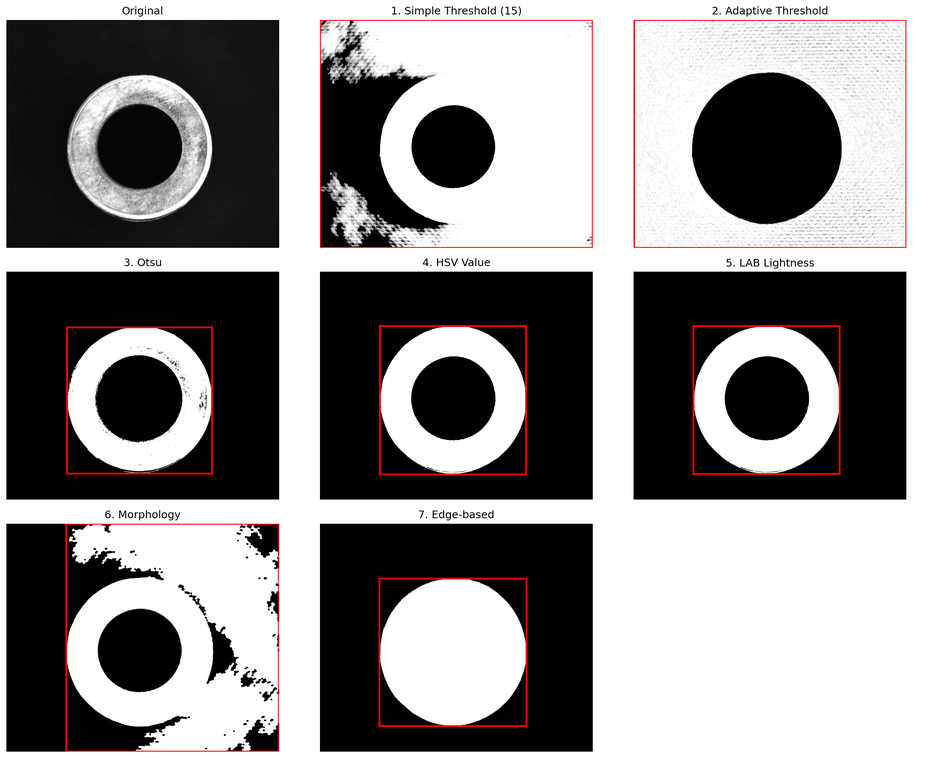
#> input picture oring_detection_test_Image_20260130155645509.png, 931 x 758 px, shrunk from 2191 x 1783 before the run
$ python -i test_oring_detection.py   (imports and definitions only)
#> lines starting #> are read from the running program, lines starting #| are printed output that depends on the picture; after the words box and inside, x2 and y2 are one past the last pixel; in counts of white or black regions, pixels touching at a corner belong together
#> further down, picture is the input picture: shape (758, 931, 3); mean B, G, R 139.6, 139.6, 142.1
"""
Advanced o-ring detection using various image processing techniques.
Tests different methods to see which works best for isolating the o-ring.
"""

import cv2
import numpy as np
from pathlib import Path
import matplotlib.pyplot as plt


# [52 lines left out: functions method1_simple_threshold, method2_adaptive_threshold, method3_otsu, method4_hsv_based, method5_lab_based, method6_morphology, not called in this run]


def method7_edge_based(image):
    """Edge detection to find o-ring boundary."""
    gray = cv2.cvtColor(image, cv2.COLOR_BGR2GRAY)
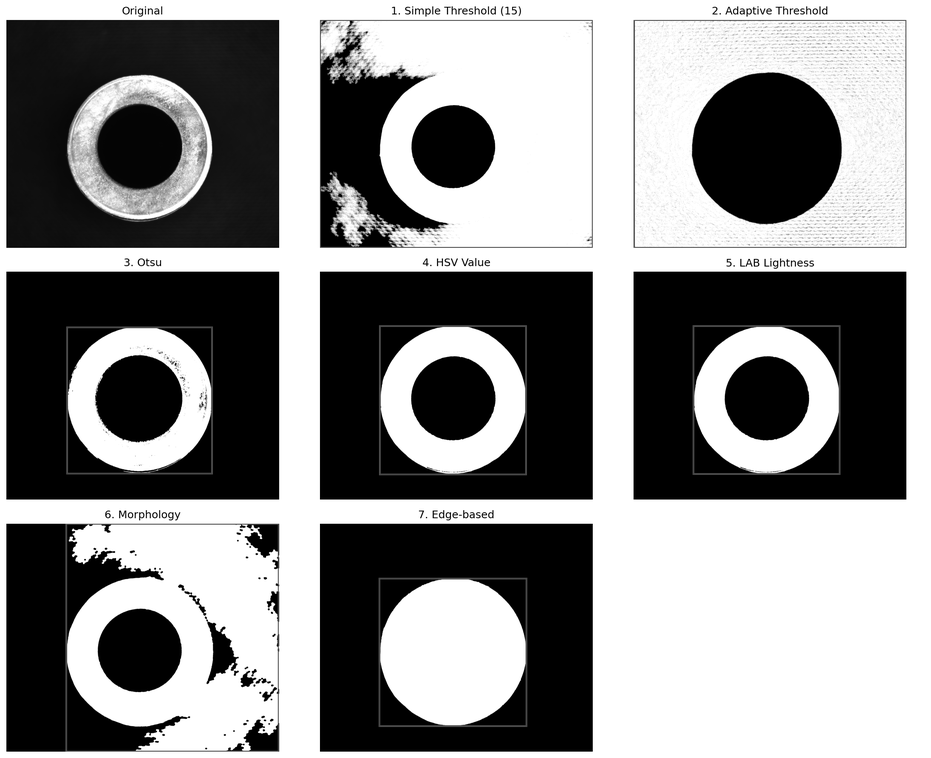
#> gray: shape (758, 931); min 0, max 255, mean 140.3

    # Apply CLAHE
    clahe = cv2.createCLAHE(clipLimit=3.0, tileGridSize=(8, 8))
    enhanced = clahe.apply(gray)
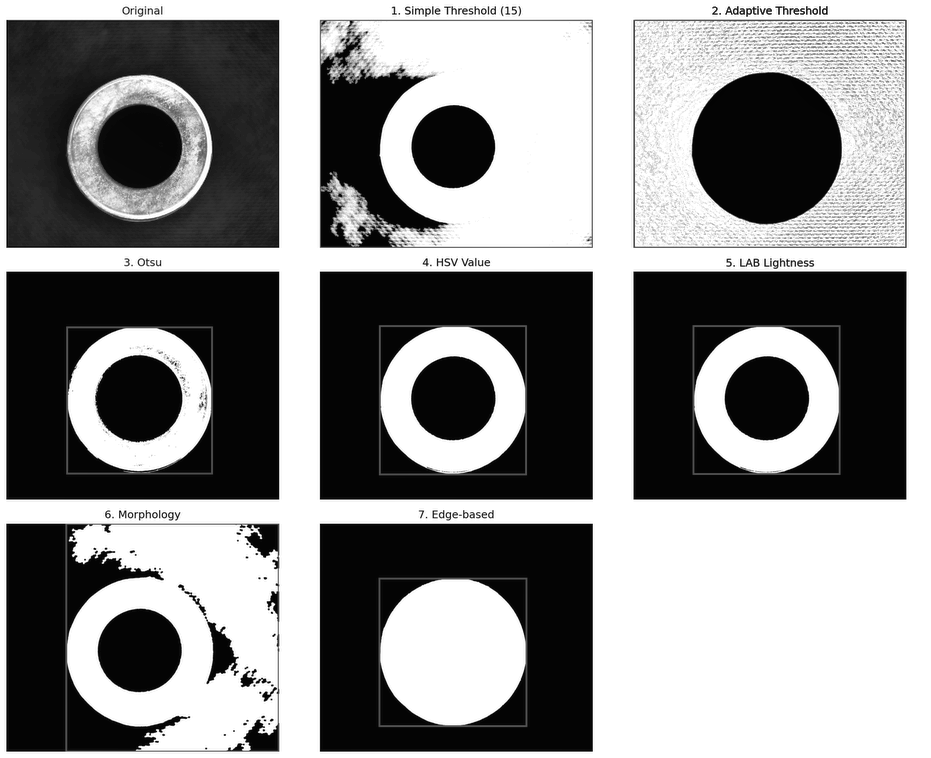
#> enhanced: shape (758, 931); min 1, max 255, mean 141.4

    # Edge detection
    edges = cv2.Canny(enhanced, 30, 100)
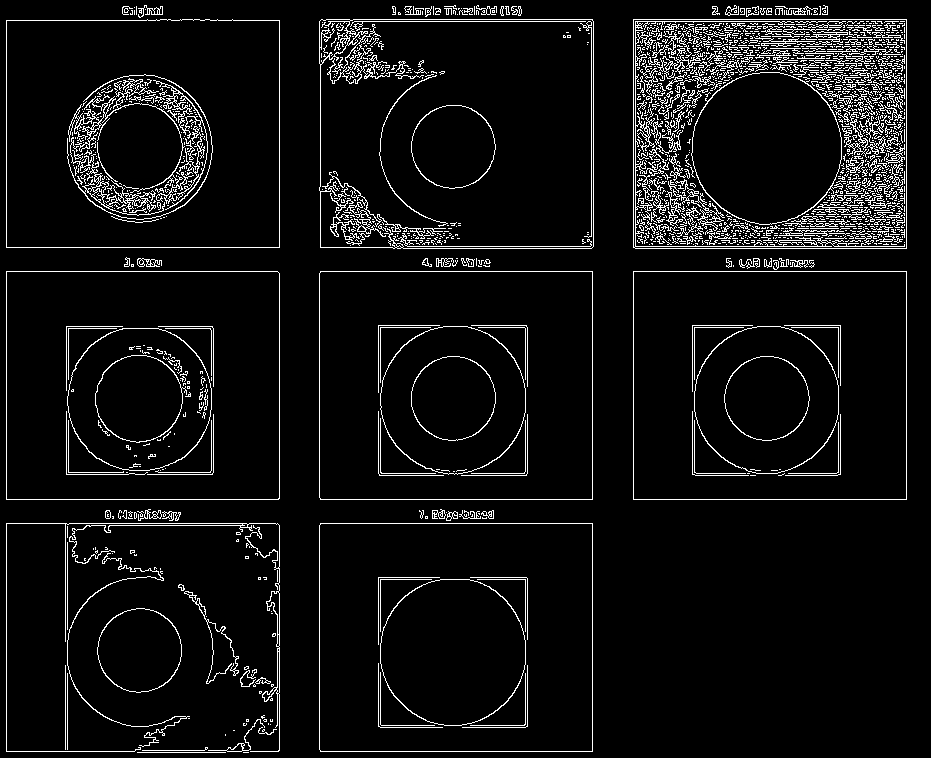
#> edges: shape (758, 931); 6.4% white in thin lines or dots

    # Dilate to connect edges
    kernel = np.ones((5, 5), np.uint8)
    dilated = cv2.dilate(edges, kernel, iterations=2)
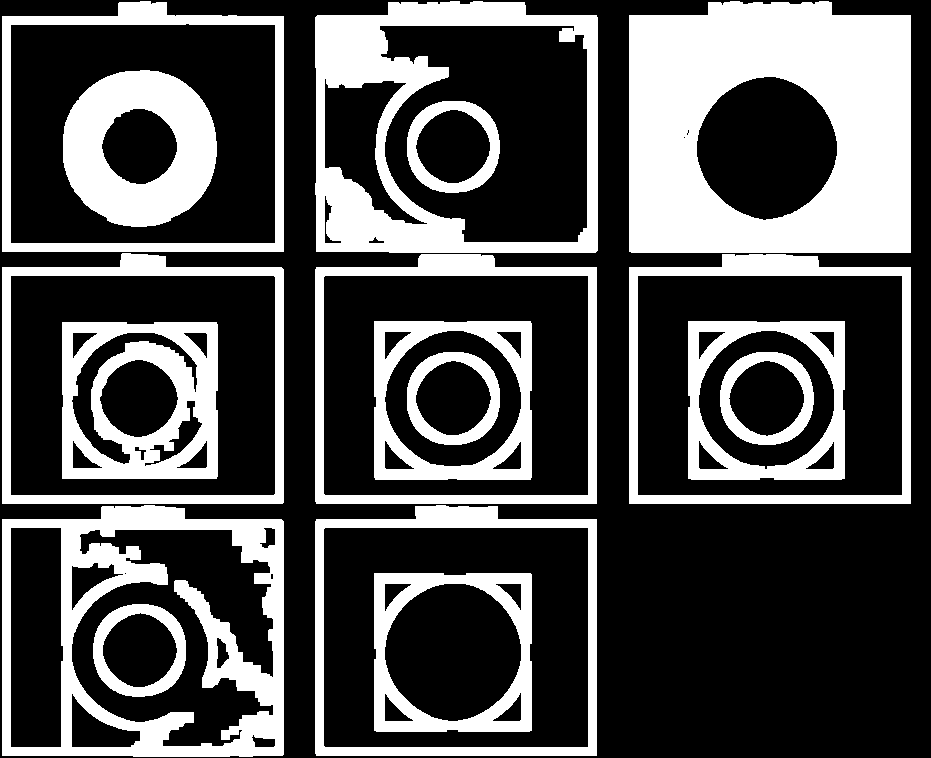
#> dilated: shape (758, 931); 31.7% white; 17 white regions

    # Fill enclosed regions
    contours, _ = cv2.findContours(dilated, cv2.RETR_EXTERNAL, cv2.CHAIN_APPROX_SIMPLE)
#> contours = 8 contours; box (x1, y1, x2, y2) and area: (315, 1, 598, 253) 68334, (629, 1, 911, 253) 68148, (629, 254, 911, 504) 67485, (2, 505, 284, 757) 67474, (315, 505, 597, 756) 67358, (315, 254, 597, 504) 67278, (2, 253, 284, 504) 66879, (2, 1, 284, 252) 66775
    filled = np.zeros_like(dilated)
    cv2.drawContours(filled, contours, -1, 255, -1)
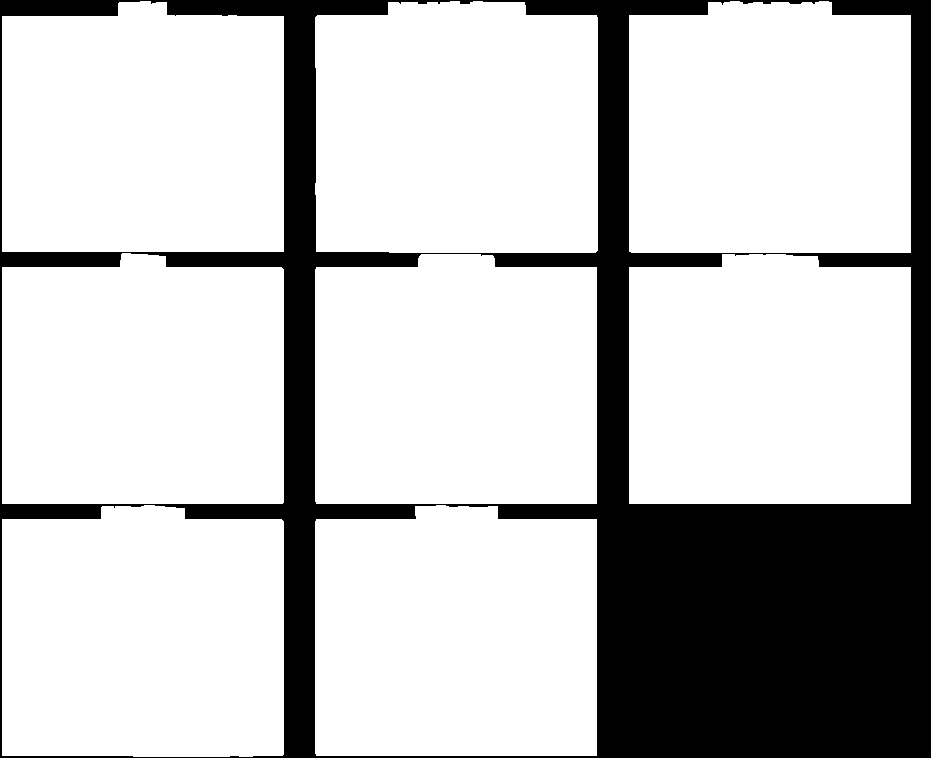
#> filled: shape (758, 931); 77.1% white; 1 black region, box (x1, y1, x2, y2) and area: (0, 0, 931, 758) 161731

    return filled


# [107 lines left out: functions find_largest_component, get_content_bbox, test_methods, main, not called in this run]


# [2 lines not run here, left out]

>>> import cv2
>>> picture = cv2.imread('oring_detection_test_Image_20260130155645509.png')
>>> result = method7_edge_based(picture)
